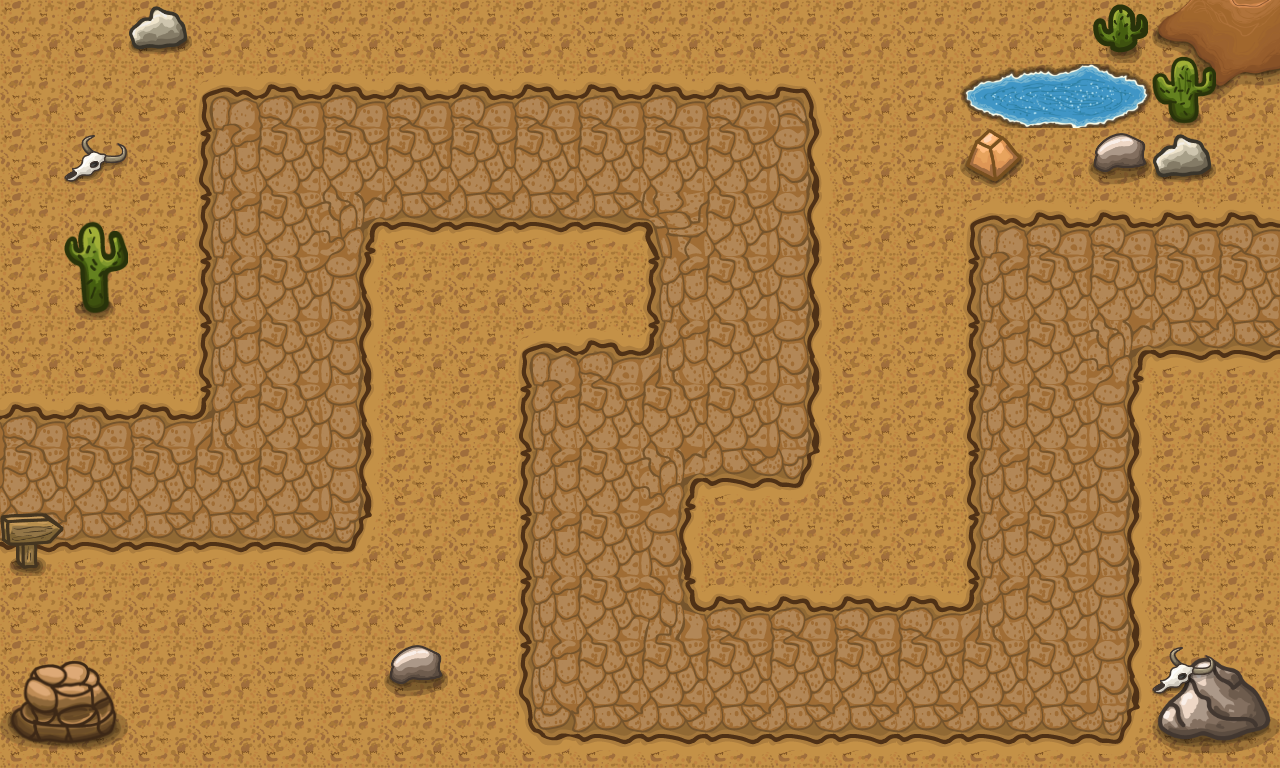

Below is a game level as drawn by its tile map, then a one-line description and the .tmx file that defines it, in full:
An orthogonal 20x12 tile map with 64x64 px tiles, 4 tile layers (Dirt, Pathing, Details 1, Details 2) and 1 object.

<map version="1.10" tiledversion="1.10.2" orientation="orthogonal" renderorder="right-down" width="20" height="12" tilewidth="64" tileheight="64" infinite="0" nextlayerid="8" nextobjectid="3">
 <tileset firstgid="1" source="tileset.tsx" />
 <layer id="1" name="Dirt" width="20" height="12">
  <data encoding="csv">
16,16,16,16,16,16,16,16,16,16,16,16,16,16,16,16,16,16,16,16,
16,16,16,16,16,16,16,16,16,16,16,16,16,16,16,16,16,16,16,16,
16,16,16,16,16,16,16,16,16,16,16,16,16,16,16,16,16,16,16,16,
16,16,16,16,16,16,16,16,16,16,16,16,16,16,16,16,16,16,16,16,
16,16,16,16,16,16,16,16,16,16,16,16,16,16,16,16,16,16,16,16,
16,16,16,16,16,16,16,16,16,16,16,16,16,16,16,16,16,16,16,16,
16,16,16,16,16,16,16,16,16,16,16,16,16,16,16,16,16,16,16,16,
15,16,16,16,16,16,16,16,16,16,16,16,16,16,16,16,16,16,16,16,
16,16,16,16,16,16,16,16,16,16,16,16,16,16,16,16,16,16,16,16,
16,16,16,16,16,16,16,16,16,16,16,16,16,16,16,16,16,16,16,16,
16,16,16,16,16,16,16,16,16,16,16,16,16,16,16,16,16,16,16,16,
16,16,16,16,16,16,16,16,16,16,16,16,16,16,16,16,16,16,16,16
</data>
 </layer>
 <layer id="2" name="Pathing" width="20" height="12">
  <data encoding="csv">
0,0,0,0,0,0,0,0,0,0,0,0,0,0,0,0,0,0,0,0,
0,0,0,4,5,5,5,5,5,5,5,5,6,0,0,0,0,0,0,0,
0,0,0,18,19,19,19,19,19,19,19,19,20,0,0,0,0,0,0,0,
0,0,0,18,19,22,33,33,33,33,21,19,20,0,0,4,5,5,5,5,
0,0,0,18,19,20,0,0,0,0,18,19,20,0,0,18,19,19,19,19,
0,0,0,18,19,20,0,0,4,5,7,19,20,0,0,18,19,22,33,33,
5,5,5,7,19,20,0,0,18,19,19,19,20,0,0,18,19,20,0,0,
19,19,19,19,19,20,0,0,18,19,22,33,34,0,0,18,19,20,0,0,
33,33,33,33,33,34,0,0,18,19,20,0,0,0,0,18,19,20,0,0,
0,0,0,0,0,0,0,0,18,19,8,5,5,5,5,7,19,20,0,0,
0,0,0,0,0,0,0,0,18,19,19,19,19,19,19,19,19,20,0,0,
0,0,0,0,0,0,0,0,32,33,33,33,33,33,33,33,33,34,0,0
</data>
 </layer>
 <layer id="3" name="Details 1" width="20" height="12">
  <data encoding="csv">
0,0,43,0,0,0,0,0,0,0,0,0,0,0,0,0,0,74,130,131,
0,0,0,0,0,0,0,0,0,0,0,0,0,0,0,133,134,135,144,145,
0,48,0,0,0,0,0,0,0,0,0,0,0,0,0,0,0,74,74,0,
0,57,0,0,0,0,0,0,0,0,0,0,0,0,0,0,0,74,74,0,
0,71,0,0,0,0,0,0,0,0,0,0,0,0,0,0,0,0,74,0,
0,0,0,0,0,0,0,0,0,0,0,0,0,0,0,0,0,0,0,0,
0,0,0,0,0,0,0,0,0,0,0,0,0,0,0,0,0,0,0,0,
0,0,0,0,0,0,0,0,0,0,0,0,0,0,0,0,0,0,0,0,
47,0,0,0,0,0,0,0,0,0,0,0,0,0,0,0,0,0,0,0,
0,0,0,0,0,0,0,0,0,0,0,0,0,0,0,0,0,0,0,0,
85,86,0,0,0,0,46,0,0,0,0,0,0,0,0,0,0,0,87,88,
99,100,0,0,0,0,0,0,0,0,0,0,0,0,0,0,0,0,101,102
</data>
 </layer>
 <layer id="5" name="Details 2" width="20" height="12">
  <data encoding="csv">
0,0,0,0,0,0,0,0,0,0,0,0,0,0,0,0,0,49,58,0,
0,0,0,0,0,0,0,0,0,0,0,0,0,0,0,0,0,0,72,0,
0,0,0,0,0,0,0,0,62,0,0,0,0,0,0,44,0,46,43,0,
0,0,0,0,0,0,0,0,0,0,0,0,0,0,0,0,0,0,0,0,
0,0,0,0,0,0,0,0,0,0,0,0,0,0,0,0,0,0,0,0,
0,0,0,0,0,0,0,0,0,0,0,0,0,0,0,0,0,0,0,0,
0,0,0,0,0,0,0,0,0,0,0,0,0,0,0,0,0,0,0,0,
0,0,0,0,0,0,0,0,0,0,0,0,0,0,0,0,0,0,0,0,
0,0,0,0,0,0,0,0,0,0,0,0,0,0,0,0,0,0,0,0,
0,0,0,0,0,0,0,0,0,0,0,0,0,0,0,0,0,0,0,0,
0,0,0,0,0,0,0,0,0,0,0,0,0,0,0,0,0,0,48,0,
0,0,0,0,0,0,0,0,0,0,0,0,0,0,0,0,0,0,0,0
</data>
 </layer>
 <objectgroup id="7" name="Object Layer 1">
  <object id="2" x="1.33333" y="2.66667">
   <polyline points="0,0 -116,473.333 293.333,472 300,136 742.667,148 740,417.333 608,409.333 606.667,669.333 1066.67,669.333 1066.67,270.667 1436,274.667" />
  </object>
 </objectgroup>
</map>
